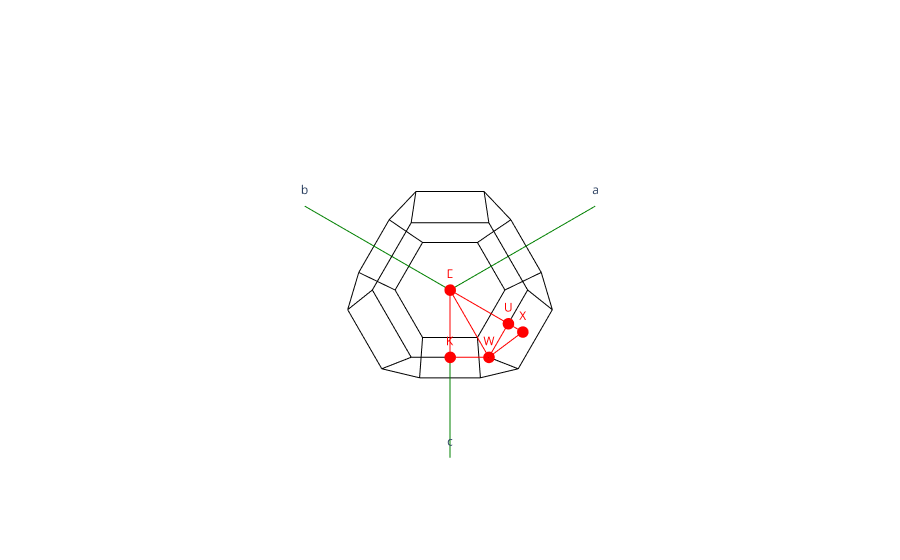

Notebook cell for this chart:
### Code cell
plot_brillouin_zone(band_struct.structure)

### Figure 1 — Plotly figure (JSON) as saved in the notebook; plotly's stock layout.template omitted (floating-point values rounded to 4 significant figures)
{"data": [{"line": {"color": "green"}, "mode": "lines+text", "showlegend": false, "text": ["", "a"], "type": "scatter3d", "x": [0, -0.9874], "y": [0, 0.9874], "z": [0, 0.9874]}, {"line": {"color": "green"}, "mode": "lines+text", "showlegend": false, "text": ["", "b"], "type": "scatter3d", "x": [0, 0.9874], "y": [0, -0.9874], "z": [0, 0.9874]}, {"line": {"color": "green"}, "mode": "lines+text", "showlegend": false, "text": ["", "c"], "type": "scatter3d", "x": [0, 0.9874], "y": [0, 0.9874], "z": [0, -0.9874]}, {"line": {"color": "black"}, "mode": "lines", "showlegend": false, "text": "", "type": "scatter3d", "x": [-0.9874, -0.4937], "y": [-0.4937, -0.9874], "z": [-1.11e-16, -1.11e-16]}, {"line": {"color": "black"}, "mode": "lines", "showlegend": false, "text": "", "type": "scatter3d", "x": [-0.9874, -0.9874], "y": [-0.4937, 1.11e-16], "z": [-1.11e-16, 0.4937]}, {"line": {"color": "black"}, "mode": "lines", "showlegend": false, "text": "", "type": "scatter3d", "x": [-0.4937, 1.11e-16], "y": [-0.9874, -0.9874], "z": [-1.11e-16, 0.4937]}, {"line": {"color": "black"}, "mode": "lines", "showlegend": false, "text": "", "type": "scatter3d", "x": [1.11e-16, 1.11e-16], "y": [-0.9874, -0.4937], "z": [0.4937, 0.9874]}, {"line": {"color": "black"}, "mode": "lines", "showlegend": false, "text": "", "type": "scatter3d", "x": [1.11e-16, -0.4937], "y": [-0.4937, 1.11e-16], "z": [0.9874, 0.9874]}, {"line": {"color": "black"}, "mode": "lines", "showlegend": false, "text": "", "type": "scatter3d", "x": [-0.4937, -0.9874], "y": [1.11e-16, 1.11e-16], "z": [0.9874, 0.4937]}, {"line": {"color": "black"}, "mode": "lines", "showlegend": false, "text": "", "type": "scatter3d", "x": [0.4937, 1.11e-16], "y": [-0.9874, -0.9874], "z": [0, 0.4937]}, {"line": {"color": "black"}, "mode": "lines", "showlegend": false, "text": "", "type": "scatter3d", "x": [0.4937, -5.767e-17], "y": [-0.9874, -0.9874], "z": [0, -0.4937]}, {"line": {"color": "black"}, "mode": "lines", "showlegend": false, "text": "", "type": "scatter3d", "x": [-0.4937, -5.767e-17], "y": [-0.9874, -0.9874], "z": [-1.11e-16, -0.4937]}, {"line": {"color": "black"}, "mode": "lines", "showlegend": false, "text": "", "type": "scatter3d", "x": [-0.9874, -0.4937], "y": [0.4937, 0.9874], "z": [0, 1.11e-16]}, {"line": {"color": "black"}, "mode": "lines", "showlegend": false, "text": "", "type": "scatter3d", "x": [-0.9874, -0.9874], "y": [0.4937, 1.11e-16], "z": [0, 0.4937]}, {"line": {"color": "black"}, "mode": "lines", "showlegend": false, "text": "", "type": "scatter3d", "x": [-0.4937, 1.11e-16], "y": [0.9874, 0.9874], "z": [1.11e-16, 0.4937]}, {"line": {"color": "black"}, "mode": "lines", "showlegend": false, "text": "", "type": "scatter3d", "x": [1.11e-16, 1.11e-16], "y": [0.9874, 0.4937], "z": [0.4937, 0.9874]}, {"line": {"color": "black"}, "mode": "lines", "showlegend": false, "text": "", "type": "scatter3d", "x": [1.11e-16, -0.4937], "y": [0.4937, 1.11e-16], "z": [0.9874, 0.9874]}, {"line": {"color": "black"}, "mode": "lines", "showlegend": false, "text": "", "type": "scatter3d", "x": [0.4937, 1.11e-16], "y": [-1.11e-16, -0.4937], "z": [0.9874, 0.9874]}, {"line": {"color": "black"}, "mode": "lines", "showlegend": false, "text": "", "type": "scatter3d", "x": [0.4937, 1.11e-16], "y": [-1.11e-16, 0.4937], "z": [0.9874, 0.9874]}, {"line": {"color": "black"}, "mode": "lines", "showlegend": false, "text": "", "type": "scatter3d", "x": [0.4937, 0.9874], "y": [-1.11e-16, -5.767e-17], "z": [0.9874, 0.4937]}, {"line": {"color": "black"}, "mode": "lines", "showlegend": false, "text": "", "type": "scatter3d", "x": [0.4937, 0.9874], "y": [-0.9874, -0.4937], "z": [0, 0]}, {"line": {"color": "black"}, "mode": "lines", "showlegend": false, "text": "", "type": "scatter3d", "x": [0.9874, 0.9874], "y": [-0.4937, -5.767e-17], "z": [0, 0.4937]}, {"line": {"color": "black"}, "mode": "lines", "showlegend": false, "text": "", "type": "scatter3d", "x": [-0.9874, -0.9874], "y": [0.4937, -5.767e-17], "z": [0, -0.4937]}, {"line": {"color": "black"}, "mode": "lines", "showlegend": false, "text": "", "type": "scatter3d", "x": [-0.9874, -0.9874], "y": [-0.4937, -5.767e-17], "z": [-1.11e-16, -0.4937]}, {"line": {"color": "black"}, "mode": "lines", "showlegend": false, "text": "", "type": "scatter3d", "x": [-0.4937, -0.9874], "y": [-5.767e-17, -5.767e-17], "z": [-0.9874, -0.4937]}, {"line": {"color": "black"}, "mode": "lines", "showlegend": false, "text": "", "type": "scatter3d", "x": [-0.4937, -5.767e-17], "y": [-5.767e-17, -0.4937], "z": [-0.9874, -0.9874]}, {"line": {"color": "black"}, "mode": "lines", "showlegend": false, "text": "", "type": "scatter3d", "x": [-5.767e-17, -5.767e-17], "y": [-0.9874, -0.4937], "z": [-0.4937, -0.9874]}, {"line": {"color": "black"}, "mode": "lines", "showlegend": false, "text": "", "type": "scatter3d", "x": [0.4937, -1.11e-16], "y": [0.9874, 0.9874], "z": [1.11e-16, -0.4937]}, {"line": {"color": "black"}, "mode": "lines", "showlegend": false, "text": "", "type": "scatter3d", "x": [0.4937, 0.9874], "y": [0.9874, 0.4937], "z": [1.11e-16, 1.11e-16]}, {"line": {"color": "black"}, "mode": "lines", "showlegend": false, "text": "", "type": "scatter3d", "x": [-1.11e-16, -1.11e-16], "y": [0.9874, 0.4937], "z": [-0.4937, -0.9874]}, {"line": {"color": "black"}, "mode": "lines", "showlegend": false, "text": "", "type": "scatter3d", "x": [-1.11e-16, 0.4937], "y": [0.4937, -1.11e-16], "z": [-0.9874, -0.9874]}, {"line": {"color": "black"}, "mode": "lines", "showlegend": false, "text": "", "type": "scatter3d", "x": [0.4937, 0.9874], "y": [-1.11e-16, -1.11e-16], "z": [-0.9874, -0.4937]}, {"line": {"color": "black"}, "mode": "lines", "showlegend": false, "text": "", "type": "scatter3d", "x": [0.9874, 0.9874], "y": [-1.11e-16, 0.4937], "z": [-0.4937, 1.11e-16]}, {"line": {"color": "black"}, "mode": "lines", "showlegend": false, "text": "", "type": "scatter3d", "x": [0.9874, 0.9874], "y": [-5.767e-17, 0.4937], "z": [0.4937, 1.11e-16]}, {"line": {"color": "black"}, "mode": "lines", "showlegend": false, "text": "", "type": "scatter3d", "x": [0.9874, 0.9874], "y": [-0.4937, -1.11e-16], "z": [0, -0.4937]}, {"line": {"color": "black"}, "mode": "lines", "showlegend": false, "text": "", "type": "scatter3d", "x": [-0.4937, -1.11e-16], "y": [0.9874, 0.9874], "z": [1.11e-16, -0.4937]}, {"line": {"color": "black"}, "mode": "lines", "showlegend": false, "text": "", "type": "scatter3d", "x": [1.11e-16, 0.4937], "y": [0.9874, 0.9874], "z": [0.4937, 1.11e-16]}, {"line": {"color": "black"}, "mode": "lines", "showlegend": false, "text": "", "type": "scatter3d", "x": [-0.4937, -1.11e-16], "y": [-5.767e-17, 0.4937], "z": [-0.9874, -0.9874]}, {"line": {"color": "black"}, "mode": "lines", "showlegend": false, "text": "", "type": "scatter3d", "x": [-5.767e-17, 0.4937], "y": [-0.4937, -1.11e-16], "z": [-0.9874, -0.9874]}, {"line": {"color": "red"}, "mode": "lines", "showlegend": false, "text": "", "type": "scatter3d", "x": [0, 0], "y": [0, 0.9874], "z": [0, 0]}, {"line": {"color": "red"}, "mode": "lines", "showlegend": false, "text": "", "type": "scatter3d", "x": [0, 0.4937], "y": [0.9874, 0.9874], "z": [0, 2.776e-17]}, {"line": {"color": "red"}, "mode": "lines", "showlegend": false, "text": "", "type": "scatter3d", "x": [0.4937, 0.7405], "y": [0.9874, 0.7405], "z": [2.776e-17, 0]}, {"line": {"color": "red"}, "mode": "lines", "showlegend": false, "text": "", "type": "scatter3d", "x": [0.7405, 0], "y": [0.7405, 0], "z": [0, 0]}, {"line": {"color": "red"}, "mode": "lines", "showlegend": false, "text": "", "type": "scatter3d", "x": [0, 0.4937], "y": [0, 0.4937], "z": [0, 0.4937]}, {"line": {"color": "red"}, "mode": "lines", "showlegend": false, "text": "", "type": "scatter3d", "x": [0.4937, 0.2468], "y": [0.4937, 0.9874], "z": [0.4937, 0.2468]}, {"line": {"color": "red"}, "mode": "lines", "showlegend": false, "text": "", "type": "scatter3d", "x": [0.2468, 0.4937], "y": [0.9874, 0.9874], "z": [0.2468, 2.776e-17]}, {"line": {"color": "red"}, "mode": "lines", "showlegend": false, "text": "", "type": "scatter3d", "x": [0.4937, 0.4937], "y": [0.9874, 0.4937], "z": [2.776e-17, 0.4937]}, {"line": {"color": "red"}, "mode": "lines", "showlegend": false, "text": "", "type": "scatter3d", "x": [0.4937, 0.7405], "y": [0.4937, 0.7405], "z": [0.4937, 0]}, {"line": {"color": "red"}, "mode": "lines", "showlegend": false, "text": "", "type": "scatter3d", "x": [0.2468, 0], "y": [0.9874, 0.9874], "z": [0.2468, 0]}, {"marker": {"color": "red", "size": 4}, "mode": "markers+text", "showlegend": false, "text": ["Γ", "K", "L", "U", "W", "X"], "textfont": {"color": "red"}, "type": "scatter3d", "x": [0, 0.7405, 0.4937, 0.2468, 0.4937, 0], "y": [0, 0.7405, 0.4937, 0.9874, 0.9874, 0.9874], "z": [0, 0, 0.4937, 0.2468, 2.776e-17, 0]}], "layout": {"scene": {"xaxis": {"range": [-1.15, 1.15], "visible": false}, "yaxis": {"range": [-1.15, 1.15], "visible": false}, "zaxis": {"range": [-1.15, 1.15], "visible": false}}}}
